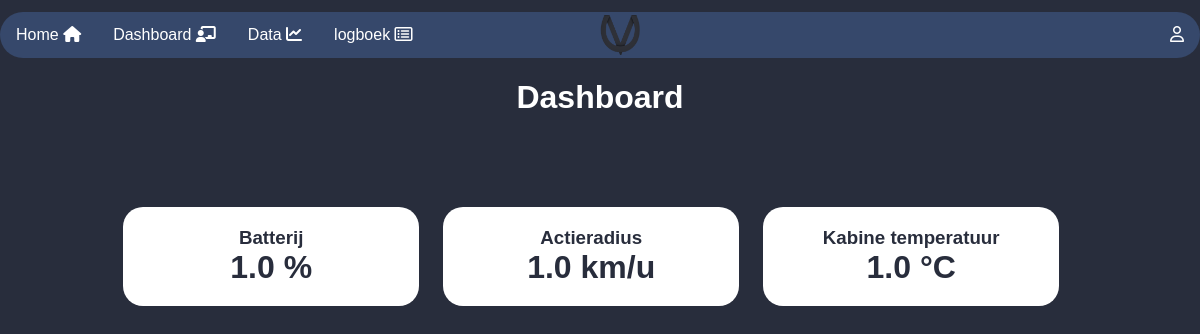
Page /home/dashboard (signed in) on the earlier database version.
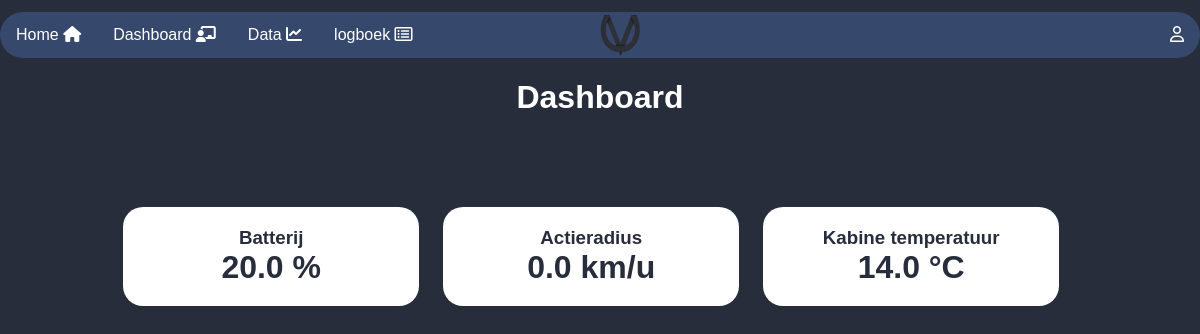
Same page on the later database version.
### api/models.py (models this page shows, shortened)
class vehicleStatus(models.Model):
    time = models.DateTimeField(auto_now_add=True)
    vehicle_id = models.CharField(max_length=20)
    laden = models.BooleanField()
    error_g = models.BooleanField()
    tanken = models.BooleanField()
    baterij_temp = models.BooleanField()
    batterij_span_laag = models.BooleanField()
    batterij_span_hoog = models.BooleanField()
    vermogen = models.FloatField()
    batterij_percentage = models.FloatField()
    actieradius = models.FloatField()
    batterijspanning_minimum = models.FloatField()
    batterijspanning_gemiddeld = models.FloatField()
    batterijspanning_maximum = models.FloatField()
    snelheid = models.FloatField()
    airco_actief = models.FloatField()
    error_12v = models.FloatField()
    hoogspanningserror = models.FloatField()
    motor_temperatuur_alarm = models.FloatField()
    controller_temperatuur_alarm = models.FloatField()
    airco_aan = models.FloatField()
    motor_temperatuur = models.FloatField()
    controller_temperatuur = models.FloatField()
    spanning_12v = models.FloatField()
    gemiddeld_verbruik = models.FloatField()
    aantal_satellieten  = models.FloatField()
    batterij_temperatuur = models.FloatField()
    kabine_temperatuur = models.FloatField()
    kabine_ingestelde_temperatuur = models.FloatField()
    olie_temperatuur = models.FloatField()
    versnelling_x_richting = models.FloatField()
    versnelling_y_richting = models.FloatField()
    versnelling_z_richting = models.FloatField()
    bedrijfstijd = models.FloatField()
    class Meta:
        verbose_name_plural = "vehicle statusses"

### frontend/views.py (the view)
# urls.py: path('dashboard', views.dashboardView, name='Dashboard'),
def dashboardView(request):
    if not request.user.is_anonymous:
        vehicle_ids = request.user.profile.vehicle_ids
        if vehicle_ids is not None:
            vehicle_ids_sep = split_vehicle_ids(vehicle_ids)
            selected_vehicle_id = get_selected_vehicle_id(request, vehicle_ids_sep)
            vehicle_statusses = vehicleStatus.objects.filter(vehicle_id=selected_vehicle_id).order_by('time').reverse()
            if len(vehicle_statusses) > 0:
                args = {'page':'dashboard.html', 'vehicle_status': vehicle_statusses[0], 'vehicle_id': selected_vehicle_id}
                return render(request, 'default-without-footer.html', args)
            else:
                args = {'page': 'dashboard.html', 'vehicle_id': vehicle_ids}
                return render(request, 'default-without-footer.html', args)
    args = {'page': 'dashboard.html',}
    return render(request, 'default-without-footer.html', args)

### frontend/views.py (called while the page is built)
def split_vehicle_ids(vehicle_ids):
    vehicle_ids_sep = vehicle_ids.replace(" ", "").split(";")
    vehicle_ids_sep = [n for n in vehicle_ids_sep if len(n) > 0]  # Filter spaces
    return vehicle_ids_sep

def get_selected_vehicle_id(request, vehicle_ids_sep):
    selected_vehicle_id = request.GET.get('vehicle_id')
    if selected_vehicle_id is None:
        selected_vehicle_id = vehicle_ids_sep[0]
    return selected_vehicle_id

### templates/default-without-footer.html (shortened to what this page needs)
{% load static %}
<!DOCTYPE html>
<html lang="en">
<head>
    <link rel="stylesheet" href="{% static 'style/default.css' %}">
    <link rel="stylesheet" href="https://cdnjs.cloudflare.com/ajax/libs/font-awesome/4.7.0/css/font-awesome.min.css">
</head>
<header>
    {% if user.is_authenticated %}
        <div class="navbar">
            <a href="/home">Home <i class="fas fa-home"></i></a>
            <img id="imglink" src="/static/headernav.png" class="imgnav" onclick="logoclick()"/>
            <a href="/dashboard">Dashboard <i class="fas fa-chalkboard-teacher"></i></a>
            <a href="/data-analytics">Data <i class="fas fa-chart-line"></i></a>
            <a href="/logboek">logboek <i class="far fa-list-alt"></i></a>
                <div class="dropdown-nav">
                <button class="dropbtn">
                  <i id="usericon" class="far fa-user"></i>
                </button>
              </div>
            </div>
    {% endif %}
</header>
<body id="container">
    <div id="main">
        {% include page %}
    </div>
</body>
</html>

### templates/dashboard.html (shortened to what this page needs)
{% load static %}
<head>
    <link rel="stylesheet" href="{% static 'style/dashboard.css' %}">
</head>
<body>
    <div class="content">
        <h1 id="welkoms-bericht">Dashboard</h1>
        <br>
        {% if user.is_authenticated %}
            {% if vehicle_id != None %}
                <div class="grid-container">
                    <div class="grid-box">
                        <h3>Batterij</h3>
                        <h1>{{ vehicle_status.batterij_percentage}} %</h1>
                    </div>
                    <div class="grid-box">
                        <h3>Actieradius</h3>
                        <h1>{{ vehicle_status.actieradius}} km/u </h1>
                    </div>
                    <div class="grid-box">
                        <h3>Kabine temperatuur</h3>
                        <h1>{{ vehicle_status.kabine_temperatuur }} °C</h1>
                    </div>
                </div>
            {% else %}
                <p id="error-else">Er is geen voertuig aan dit account gekoppeld.</p>
            {% endif %}
        {% else %}
            <p id="error-else">Om de status van uw voertuig(en) te zien moet u eerst <a href="/login" style="color: white">inloggen</a>.</p>
        {% endif %}
    </div>
</body>

### static/style/default.css (style rules this page uses)
@media only screen and (min-width: 400px) { * { list-style: none; text-decoration: none; } }
@media only screen and (min-width: 400px) { body { font-family: sans-serif; background: #282D3C; color: white; margin: 0; padding: 0; height: 100%; } }
@media only screen and (min-width: 400px) { #container { min-height: 100%; } }
@media only screen and (min-width: 400px) { #main { overflow: auto; padding-bottom: 100px; min-height: 100%; } }
@media only screen and (min-width: 400px) { #welkoms-bericht { text-align: center; color: white; } }
@media only screen and (min-width: 400px) { body h2, h3 { color: white; margin-left: 40px; } }
@media only screen and (min-width: 400px) { button { background-color: #282D3C; color: white; padding: 15px 32px; text-align: center; text-decoration: none; display: inline-block; font-size: 16px; margin: 4px 2px; cursor: pointer; -webkit-transition-duration: 0.4s; transition-duration: 0.4s; border: 3px solid #282D3C; border-radius: 15px; font-weight: 400; text-transform: uppercase; } }
@media only screen and (min-width: 400px) { .navbar { overflow: hidden; background-color: #36486b; border-radius: 25px; margin-top: 1%; } }
@media only screen and (min-width: 400px) { .navbar a { float: left; font-size: 16px; color: white; text-align: center; padding: 14px 16px; text-decoration: none; } }
@media only screen and (min-width: 400px) { .dropdown-nav { float: right; overflow: hidden; } }
@media only screen and (min-width: 400px) { .dropdown-nav .dropbtn { font-size: 16px; border: none; outline: none; color: white; padding: 14px 16px; background-color: inherit; font-family: inherit; margin: 0; } }
@media only screen and (min-width: 400px) { .imgnav { padding-top: 3px; width: 40px; height: 40px; position: absolute; left: calc((100%) / 2); } }
@media only screen and (min-width: 400px) { #imglink { cursor: pointer; } }

### static/style/dashboard.css (style rules this page uses)
@media only screen and (min-width: 400px) { .grid-container { display: grid; grid-template-columns: repeat(3, 1fr); grid-template-rows: repeat(1, 1fr); gap: 0px 0px; width: 80%; margin-left: auto; margin-right: auto; margin-top: 4%; } }
@media only screen and (min-width: 400px) { .grid-box { background-color: white; margin: 1%; padding: 20px; border-radius: 20px; text-align: center; width: 80%; } }
@media only screen and (min-width: 400px) { .grid-box h1, h3 { color: #282D3C; margin: 0px; } }

Differences in the rows shown:
removed vehicleStatus: batterij_percentage "1.0", actieradius "1.0", kabine_temperatuur "1.0"
added vehicleStatus: batterij_percentage "20.0", actieradius "0.0", kabine_temperatuur "14.0"
